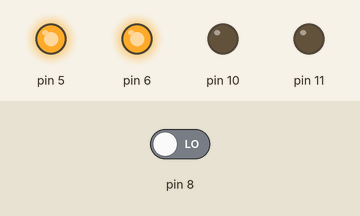
The sketch below on a simulated Arduino Uno, built with avr-gcc and run on an emulated ATmega328P. On the bench: output pins drawn as LEDs (lit = HIGH). The test bench sets the inputs (shaded band); at power-on: pin 8 LOW.

Above: at 1.2 s.
1.3 s: pin 8 driven HIGH
At 2.7 s:
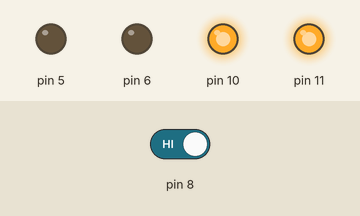
Timing chart, 0 to 4.3 s (numbered marks = the images above; inputs shaded):
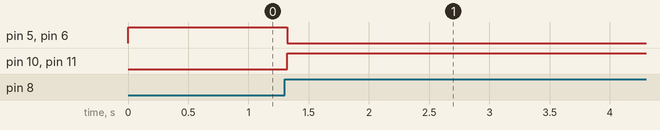

The sketch:

_4Led1Boton.ino
```cpp
int estado = 0;
int estadoanterior = 0;
int salida = 0;

void setup(){
  pinMode(8,INPUT);
  pinMode(11,OUTPUT);
  pinMode(10,OUTPUT);
  pinMode(6,OUTPUT);
  pinMode(5,OUTPUT);
}

void loop(){
 estado = digitalRead(8);

 if((estado == HIGH)&&(estadoanterior==0)){
   salida = 1 - salida;
   delay(20);
 }
 estadoanterior = estado; //guardo el estado en el que esta

  if(salida == 1){
    digitalWrite(11, HIGH);
    digitalWrite(10, HIGH);
    digitalWrite(6, LOW);
    digitalWrite(5, LOW);
  }else{
     digitalWrite(6, HIGH);
     digitalWrite(5, HIGH);
     digitalWrite(11, LOW);
    digitalWrite(10, LOW);
  }
}
```

Measured:
- after the input at 1.3 s, pin 5, pin 6: HIGH → LOW at once; pin 10, pin 11: LOW → HIGH at once
